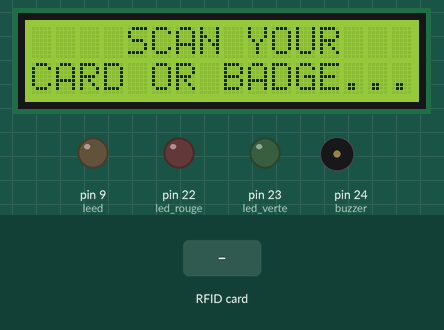
Recording of a sketch running on a simulated Arduino Mega 2560, built with avr-gcc and run on an emulated ATmega2560. On the bench: 16×2 character LCD, output pins drawn as LEDs (lit = HIGH), buzzer (waves = sounding). Inputs (shaded band) come from the test bench. Pins used as bus, display or sensor lines are not drawn.

Above: at 4.3 s.
4.4 s: RFID card 25 45 EE 7A held to the reader
At 6.0 s:
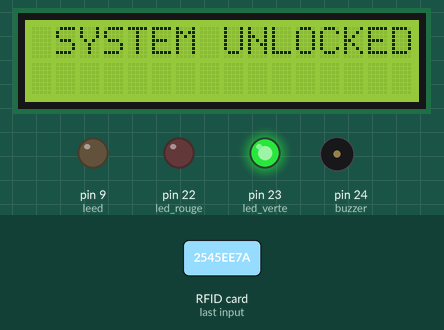
7.4 s: RFID card 5E 7A 19 C4 held to the reader
At 9.0 s:
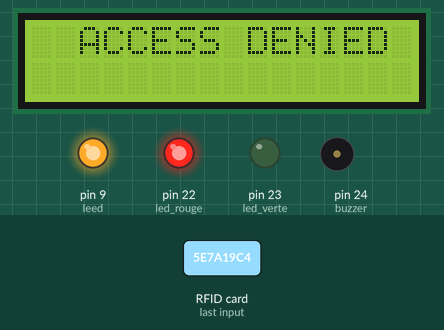
10.4 s: RFID card 25 45 EE 7A held to the reader
At 11.3 s:
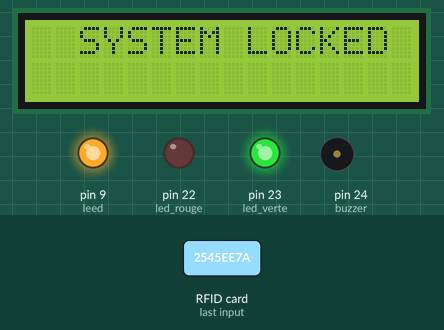
13.4 s: RFID card 5E 7A 19 C4 held to the reader
At 15.1 s:
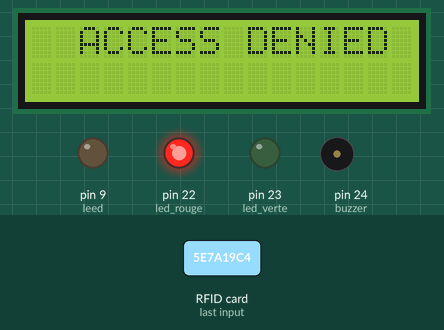
Timing chart, 0 to 16.9 s (numbered marks = the images above; inputs shaded):
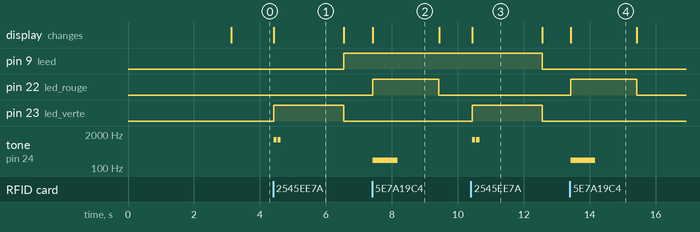

The sketch:

AAAAAAAAAAAAAAAAAAAAAAAAAAAAAAAAA.ino
```cpp
#include <SPI.h>
#include <MFRC522.h>
#include <LiquidCrystal.h>
LiquidCrystal lcd(12,11,6,4,3,2);

#define RST_PIN 5
#define SS_PIN 53
MFRC522 module_rfid(SS_PIN, RST_PIN);

int buzzer = 24;
int led_rouge = 22;
int led_verte = 23;
int leed = 9;
int buzzerTone = 0;
int buzzerTime = 0;
int togglestate = 0;
void setup() {

  // put your setup code here, to run once:
  pinMode(led_rouge,OUTPUT);
  pinMode(led_verte,OUTPUT);
  pinMode(buzzer,OUTPUT);
  pinMode(leed,OUTPUT);
  lcd.begin(16, 2);
  SPI.begin();
  module_rfid.PCD_Init();
  lcd.setCursor(0, 0);
  lcd.print("SYSTEM LOCKED ");
  lcd.setCursor(0, 1);
  lcd.print(" INDENTIFICATION");
  delay(3000);
  lcd.clear();
}

void loop() {
  // put your main code here, to run repeatedly:
  lcd.setCursor(0, 0);
  lcd.print("    SCAN YOUR");
  lcd.setCursor(0, 1);
  lcd.print("CARD OR BADGE...");

  if ( ! module_rfid.PICC_IsNewCardPresent()){
    return;
    }
  if ( ! module_rfid.PICC_ReadCardSerial()){
    return;
    }


   String UID = "";

  for (byte i= 0; i < module_rfid.uid.size; i++){
     UID.concat(String(module_rfid.uid.uidByte[i] < 0*10 ? " 0" : " "));
     UID.concat(String(module_rfid.uid.uidByte[i], HEX));
    }
     UID.toUpperCase();

   if (UID.substring(1) == "25 45 EE 7A" ){
     if (togglestate==0) {

     systemUnlocked();
      togglestate=1;
     }
    else
   {
     systemlocked();
     togglestate=0;

    }

   }
    else{

    accessDenied();

    }
}

void systemlocked()

{
  lcd.clear();
     lcd.setCursor(0, 0);
     lcd.print("  SYSTEM LOCKED  ");
     digitalWrite(led_verte, HIGH);
     tone(buzzer, 1200, 100);
     delay(125);
     tone(buzzer, 1200, 100);
     delay(2000);
     digitalWrite(led_verte, LOW);
     lcd.clear();
     //lcd.print("  PROSSESSING...   ");
     //delay(1000);
      digitalWrite(leed, LOW);
      lcd.clear();
  }

void systemUnlocked()

{
     lcd.clear();
     lcd.setCursor(0, 0);


     lcd.print(" SYSTEM UNLOCKED   ");
     digitalWrite(led_verte, HIGH);

     tone(buzzer, 1200, 100);
     delay(125);
     tone(buzzer, 1200, 100);
     delay(2000);
     digitalWrite(led_verte, LOW);
     lcd.clear();
     //lcd.print("  PROSSESSING...   ");
     //delay(1000);
      digitalWrite(leed, HIGH);
      lcd.clear();

  }

void accessDenied()

{
     lcd.clear();
     lcd.setCursor(0, 0);
     lcd.print("  ACCESS DENIED    ");
     digitalWrite(led_rouge, HIGH);
     tone(buzzer, 200, 750);
     delay(2000);
     digitalWrite(led_rouge, LOW);
     lcd.clear();

  }

void realTimeClock()

{


  }

void remoteControl()

{


  }

void lockEveryThing()
{


  }
```

Measured:
- after the input at 4.4 s, pin 9 (leed): LOW → HIGH after 2.1 s; pin 23 (led_verte): LOW → HIGH at once, → LOW 2.1 s later; tone on pin 24 (buzzer): alternates 1200 Hz for 0.10 s and silent for 0.03 s, 4 changes in all, then stays silent, starting at once; the display: changes at once (image 1)
- after the input at 7.4 s, pin 22 (led_rouge): LOW → HIGH at once, → LOW 2.0 s later; tone on pin 24 (buzzer): silent → 200 Hz at once, → silent 0.75 s later; the display: changes at once (image 2)
- after the input at 10.4 s, pin 9 (leed): HIGH → LOW after 2.2 s; pin 23 (led_verte): LOW → HIGH at once, → LOW 2.1 s later; tone on pin 24 (buzzer): alternates 1200 Hz for 0.10 s and silent for 0.03 s, 4 changes in all, then stays silent, starting at once; the display: changes at once (image 3)
- after the input at 13.4 s, pin 22 (led_rouge): LOW → HIGH at once, → LOW 2.0 s later; tone on pin 24 (buzzer): silent → 200 Hz at once, → silent 0.75 s later; the display: changes at once (image 4)
- what the display in image 1 shows lasts 2.1 s, from 4.4 s to 6.5 s
- what the display in image 2 shows lasts 2.0 s, from 7.4 s to 9.4 s
